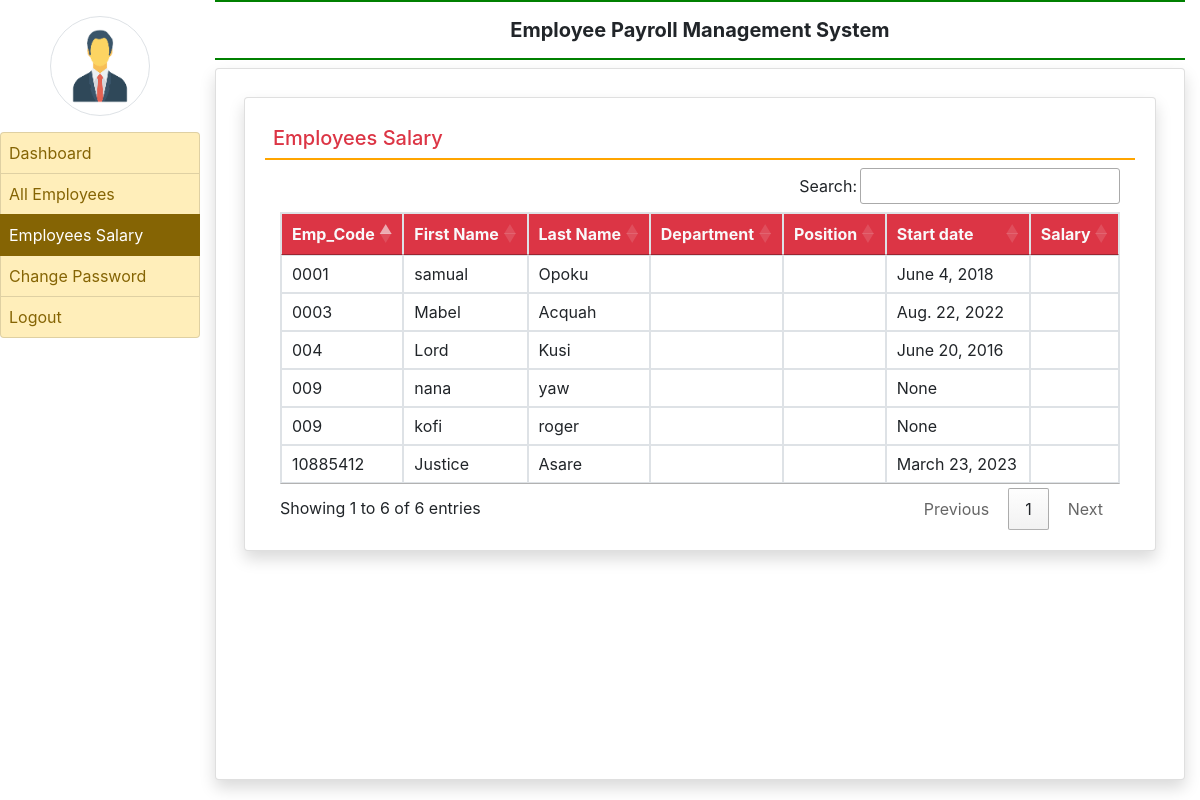
/emp_salary/ (signed in), run on the app's committed database.
### employee/models.py (models this page shows, shortened)
class EmployeeDetail(models.Model):
    objects = None
    user = models.ForeignKey(User, on_delete=models.CASCADE)
    empcode = models.CharField(max_length=50)
    empdept = models.CharField(max_length=100, null=True)
    designation = models.CharField(max_length=100, null=True)
    contact = models.CharField(max_length=15, null=True)
    gender = models.CharField(max_length=50, null=True)
    joiningdate = models.DateField(null=True)

### employee/views.py (the view)
# urls.py: path('emp_salary/', emp_salary, name='emp_salary'),
def emp_salary(request):
    if not request.user.is_authenticated:
        return redirect('admin_login')
    employee = EmployeeDetail.objects.all()
    return render(request, 'emp_salary.html', locals())

### employee/templates/emp_salary.html
{% extends 'admin_base.html' %}
{% block main %}
<div class="card shadow m-2" xmlns="http://www.w3.org/1999/html">
    <div class="card-body">
        <h5 class="p-2 text-danger" style="border-bottom : 2px solid orange "> Employees Salary</h5>
        <div class="container-fluid">
        <table class="table table-bordered table-hover" id="example">
            <thead class="text-light bg-danger">
            <tr>
                <th>Emp_Code</th>
                <th>First Name</th>
                <th>Last Name</th>
                <th>Department</th>
                <th>Position</th>
                <th>Start date</th>
                <th>Salary</th>
            </tr>
            </thead>
            <tbody>
            {% for i in employee %}
            <tr>
                <td>{{i.empcode}}</td>
                <td>{{i.user.first_name}}</td>
                <td>{{i.user.last_name}}</td>
                <td>{{i.position}}</td>
                <td>{{i.department}}</td>
                <td>{{i.joiningdate}}</td>
                <td>{{i.salary}}</td>
            </tr>
            {% endfor %}
            </tbody>
        </table>
        </div>
    </div>
</div>
{% endblock %}

### data on the page
EmployeeDetail: empcode "0001", user.first_name "samual", user.last_name "Opoku", joiningdate "June 4, 2018"
EmployeeDetail: empcode "0003", user.first_name "Mabel", user.last_name "Acquah", joiningdate "Aug. 22, 2022"
EmployeeDetail: empcode "004", user.first_name "Lord", user.last_name "Kusi", joiningdate "June 20, 2016"
EmployeeDetail: empcode "009", user.first_name "nana", user.last_name "yaw", joiningdate "None"
EmployeeDetail: empcode "009", user.first_name "kofi", user.last_name "roger", joiningdate "None"
EmployeeDetail: empcode "10885412", user.first_name "Justice", user.last_name "Asare", joiningdate "March 23, 2023"
